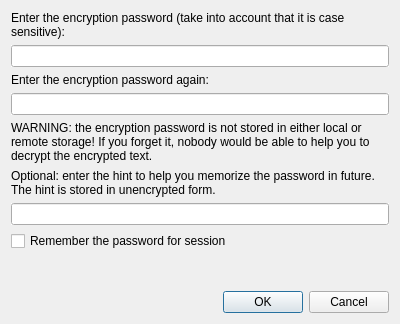
<?xml version="1.0" encoding="UTF-8"?>
<ui version="4.0">
 <class>EncryptionDialog</class>
 <widget class="QDialog" name="EncryptionDialog">
  <property name="geometry">
   <rect>
    <x>0</x>
    <y>0</y>
    <width>400</width>
    <height>324</height>
   </rect>
  </property>
  <property name="windowTitle">
   <string>Dialog</string>
  </property>
  <layout class="QVBoxLayout" name="verticalLayout">
   <item>
    <widget class="QLabel" name="enterEncryptionPasswordLabel">
     <property name="text">
      <string>Enter the encryption password (take into account that it is case sensitive):</string>
     </property>
     <property name="wordWrap">
      <bool>true</bool>
     </property>
     <property name="textInteractionFlags">
      <set>Qt::NoTextInteraction</set>
     </property>
    </widget>
   </item>
   <item>
    <widget class="QLineEdit" name="encryptionPasswordLineEdit">
     <property name="autoFillBackground">
      <bool>true</bool>
     </property>
     <property name="echoMode">
      <enum>QLineEdit::Password</enum>
     </property>
    </widget>
   </item>
   <item>
    <widget class="QLabel" name="repeatEncryptionPasswordLabel">
     <property name="text">
      <string>Enter the encryption password again:</string>
     </property>
     <property name="wordWrap">
      <bool>true</bool>
     </property>
     <property name="textInteractionFlags">
      <set>Qt::NoTextInteraction</set>
     </property>
    </widget>
   </item>
   <item>
    <widget class="QLineEdit" name="repeatEncryptionPasswordLineEdit">
     <property name="autoFillBackground">
      <bool>true</bool>
     </property>
     <property name="echoMode">
      <enum>QLineEdit::Password</enum>
     </property>
    </widget>
   </item>
   <item>
    <widget class="QLabel" name="warningLabel">
     <property name="text">
      <string>&lt;html&gt;&lt;head/&gt;&lt;body&gt;&lt;p&gt;WARNING: the encryption password is not stored in either local or remote storage! If you forget it, nobody would be able to help you to decrypt the encrypted text.&lt;/p&gt;&lt;/body&gt;&lt;/html&gt;</string>
     </property>
     <property name="wordWrap">
      <bool>true</bool>
     </property>
     <property name="textInteractionFlags">
      <set>Qt::NoTextInteraction</set>
     </property>
    </widget>
   </item>
   <item>
    <widget class="QLabel" name="enterHintLabel">
     <property name="text">
      <string>&lt;html&gt;&lt;head/&gt;&lt;body&gt;&lt;p&gt;Optional: enter the hint to help you memorize the password in future. The hint is stored in unencrypted form. &lt;/p&gt;&lt;/body&gt;&lt;/html&gt;</string>
     </property>
     <property name="wordWrap">
      <bool>true</bool>
     </property>
     <property name="textInteractionFlags">
      <set>Qt::NoTextInteraction</set>
     </property>
    </widget>
   </item>
   <item>
    <widget class="QLineEdit" name="hintLineEdit">
     <property name="autoFillBackground">
      <bool>true</bool>
     </property>
    </widget>
   </item>
   <item>
    <widget class="QCheckBox" name="rememberPasswordForSessionCheckBox">
     <property name="text">
      <string>Remember the password for session</string>
     </property>
    </widget>
   </item>
   <item>
    <widget class="QLabel" name="onErrorTextLabel">
     <property name="sizePolicy">
      <sizepolicy hsizetype="Preferred" vsizetype="Expanding">
       <horstretch>0</horstretch>
       <verstretch>0</verstretch>
      </sizepolicy>
     </property>
     <property name="textFormat">
      <enum>Qt::RichText</enum>
     </property>
     <property name="wordWrap">
      <bool>true</bool>
     </property>
     <property name="textInteractionFlags">
      <set>Qt::NoTextInteraction</set>
     </property>
    </widget>
   </item>
   <item>
    <widget class="QDialogButtonBox" name="buttonBox">
     <property name="orientation">
      <enum>Qt::Horizontal</enum>
     </property>
     <property name="standardButtons">
      <set>QDialogButtonBox::Cancel|QDialogButtonBox::Ok</set>
     </property>
    </widget>
   </item>
  </layout>
 </widget>
 <resources/>
 <connections>
  <connection>
   <sender>buttonBox</sender>
   <signal>accepted()</signal>
   <receiver>EncryptionDialog</receiver>
   <slot>accept()</slot>
   <hints>
    <hint type="sourcelabel">
     <x>248</x>
     <y>254</y>
    </hint>
    <hint type="destinationlabel">
     <x>157</x>
     <y>274</y>
    </hint>
   </hints>
  </connection>
  <connection>
   <sender>buttonBox</sender>
   <signal>rejected()</signal>
   <receiver>EncryptionDialog</receiver>
   <slot>reject()</slot>
   <hints>
    <hint type="sourcelabel">
     <x>316</x>
     <y>260</y>
    </hint>
    <hint type="destinationlabel">
     <x>286</x>
     <y>274</y>
    </hint>
   </hints>
  </connection>
 </connections>
</ui>
